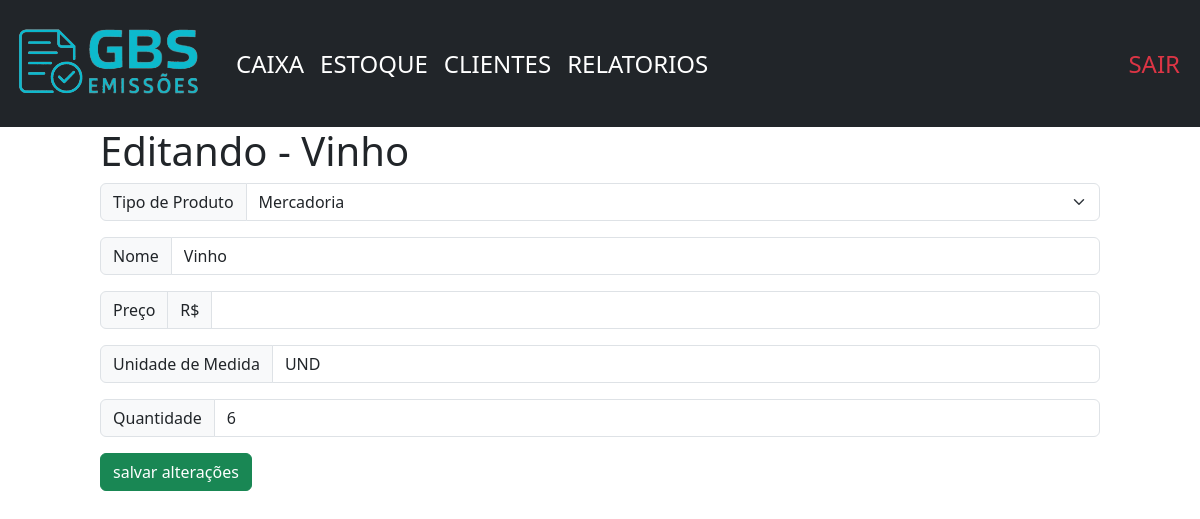
/estoque/edit/18/ (signed in), run on the app's committed database.
### home/models.py (models this page shows)
class produtos(models.Model):
    usuario = models.ForeignKey(User, on_delete=models.CASCADE)
    id = models.AutoField(primary_key=True, verbose_name='ID do Produto')
    tipo = models.IntegerField(verbose_name='Tipo do Produto')
    nome = models.CharField(max_length=100, verbose_name='Nome do Produto')
    preco = models.DecimalField(max_digits=10, decimal_places=2, verbose_name='Preco')
    medida = models.CharField(max_length=5, verbose_name='Unidade de Medida')
    quantidade = models.IntegerField(verbose_name='Quantidade em Estoque')
    created_prod = models.DateTimeField(auto_now_add=True, null=True)
    update_prod = models.DateTimeField(auto_now=True)

### home/views.py (the view)
# urls.py: path('estoque/edit/<int:id>/', views.edit_produto, name='edit_produto'),
@login_required
def edit_produto(request, id):
    prod_edit = get_object_or_404(produtos, id=id, usuario=request.user)
    form = Prod_Form(instance=prod_edit)
    if request.method == 'POST':
        form = Prod_Form(request.POST, instance=prod_edit)
        if form.is_valid():
            prod_edit.save()
            return redirect('/estoque')
    return render(request, 'visual/edit_prod.html', {'form': form, 'prod_edit': prod_edit})

### home/forms.py
class Prod_Form(forms.ModelForm):
    class Meta:
        model = produtos
        fields = ('tipo', 'nome', 'preco', 'medida', 'quantidade')

### home/templates/visual/edit_prod.html (shortened to what this page needs)
{% extends 'visual/base.html' %}
{% block conteudo %}
<div class="offset-1 col-10 list-div">
    <h1>Editando - {{prod_edit.nome}}</h1>
    <form method="POST" id="Prod_Form">
        <div class="input-group mb-3">
            <label class="input-group-text" for="Prod_Form">Tipo de Produto</label>
            <select class="form-select" name="tipo" id="select_tipo" form="Prod_Form" aria-selected="true">
                <option value="1">Mercadoria</option>
            </select>
        </div>
        <div class="input-group mb-3">
            <span class="input-group-text" id="inputGroup-sizing-default">Nome</span>
            <input type="text" class="form-control" aria-label="Sizing example input"
                aria-describedby="inputGroup-sizing-default" name="nome" id="nomeProduto" value="{{prod_edit.nome}}">
        </div>
        <div class="input-group mb-3">
            <span class="input-group-text">Preço</span>
            <span class="input-group-text">R$</span>
            <input type="number" name="preco" id="precoProduto" step="0.01" min="0.01" class="form-control"
                aria-label="Real amount (with dot and two decimal places)" value="{{ produto.preco|default_if_none:'' }}">
        </div>
        <div class="input-group mb-3">
            <span class="input-group-text" id="inputGroup-sizing-default">Unidade de Medida</span>
            <input type="text" class="form-control" aria-label="Sizing example input"
                aria-describedby="inputGroup-sizing-default" name="medida" id="undProduto" placeholder="UND, CX, KG..."
                value="{{prod_edit.medida}}">
        </div>
        <div class="input-group mb-3">
            <span class="input-group-text">Quantidade</span>
            <input type="number" name="quantidade" id="quantidadeProduto" step="1" min="0" class="form-control"
                aria-label="Quantidade de mercadorias" value="{{prod_edit.quantidade}}">
        </div>
        <input type="submit" class="btn btn-success" value="salvar alterações">
    </form>
</div>
{% endblock %}

### data on the page
produtos: nome "Vinho", medida "UND", quantidade "6"
